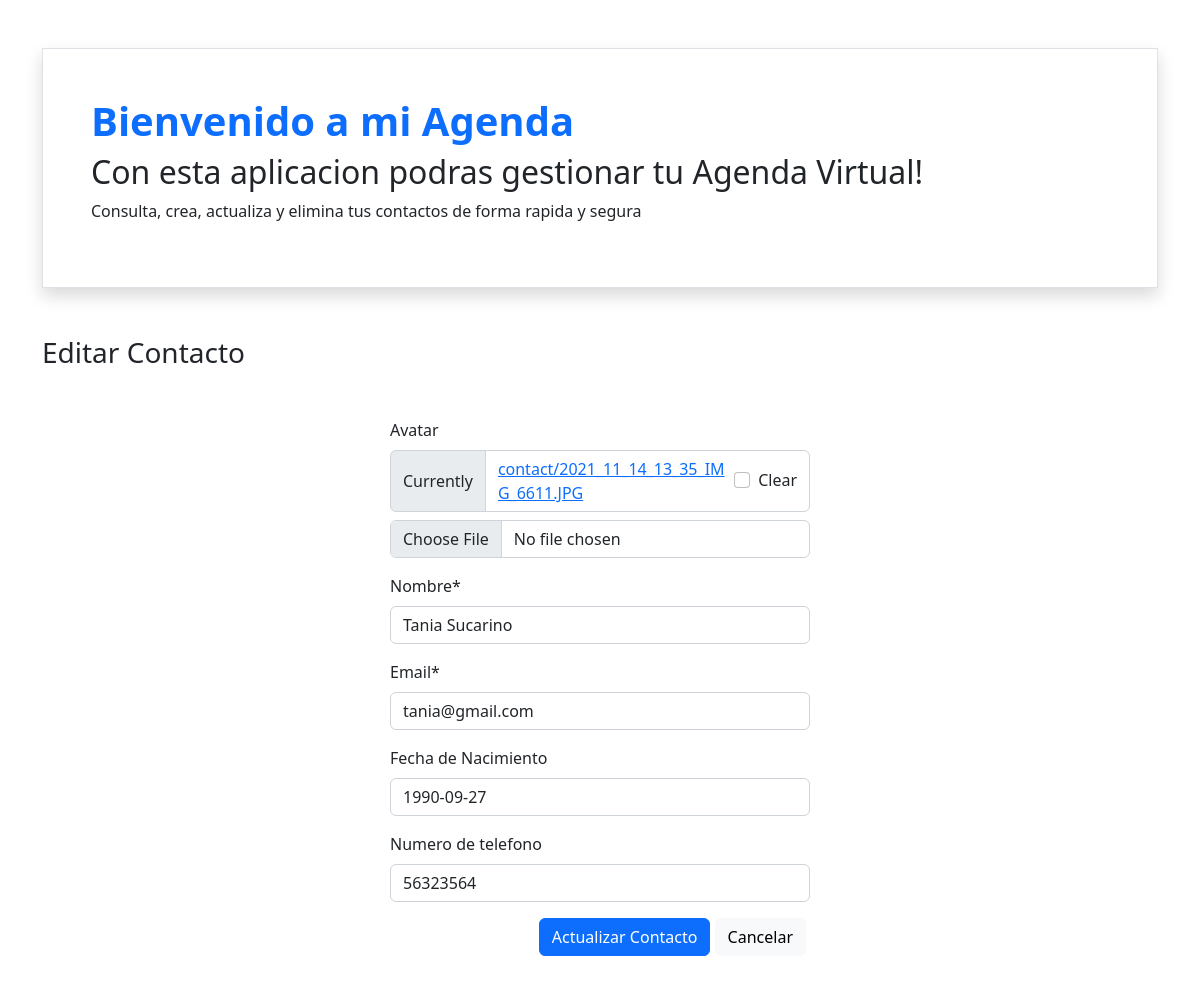
Page /2/edit/ on the committed database.
### contacts/models.py (models this page shows, shortened)
class Contact(models.Model):
    avatar = models.ImageField(null=True, blank=True, upload_to='contact')
    name = models.CharField(max_length=100, verbose_name='Nombre')
    email = models.EmailField(max_length=50)
    birth_date = models.DateField(null=True, blank=True, verbose_name='Fecha de Nacimiento')
    phone = models.CharField(max_length=8, null=True, blank=True, verbose_name='Numero de telefono')
    created = models.DateTimeField(auto_now_add=True)

### contacts/views.py (the view)
# urls.py: path('<int:pk>/edit/', views.ContactUpdateView.as_view(), name='contact_edit'),
class ContactUpdateView(generic.UpdateView):
    model = Contact
    fields = ('avatar', 'name', 'email', 'birth_date', 'phone')
    success_url = reverse_lazy('contact_list')

### contacts/templates/contacts/contact_form.html (shortened to what this page needs)
{% extends "contacts/base.html" %}
{% load static crispy_forms_tags %}
{% block content %}
    <div class="mt-5">
        <h3>{% if contact %}
            Editar
            {% else %}
            Nuevo
            {% endif %}
            Contacto</h3>
    </div>
    <form style="max-width: 420px;" class="mt-5 mx-auto" action="" method="post" enctype="multipart/form-data">
        {{ form|crispy }}
        <div class="text-end mt-3">
            <button class="btn btn-primary">
                {% if contact %}
                Actualizar
                {% else %}
                Crear
                {% endif %}
                Contacto
            </button>
            <a href="{% url 'contact_list' %}" class="btn btn-light me-1">
                Cancelar
            </a>
        </div>
    </form>
{% endblock content %}

### rows in the picture
Contact: name "Tania Sucarino", email "tania@gmail.com", birth_date "1990-09-27", phone "56323564"
